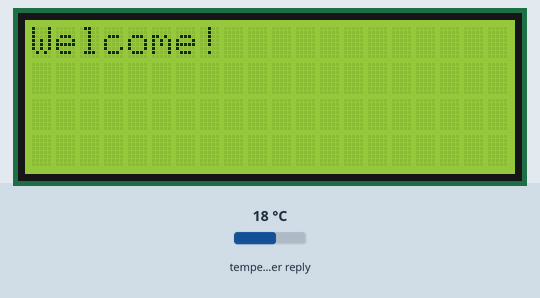
A sketch run on a simulated ESP8266 (NodeMCU). Parts: 20×4 character LCD. The test bench sets the inputs (shaded band); at power-on: temperature in the weather reply 18 °C. WiFi joins after 1.5 s; servers stay silent unless stated; web services answer with replies made up by the test bench; what the sketch prints to the serial monitor is not drawn.

Above: at 0.1 s.
At 5.1 s:
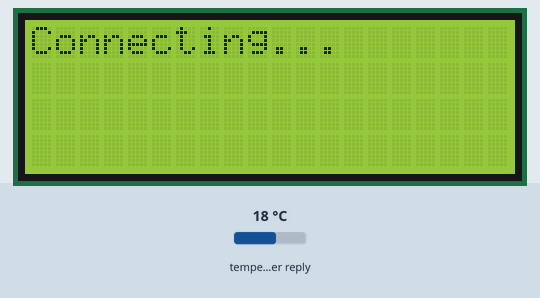
At 126.0 s:
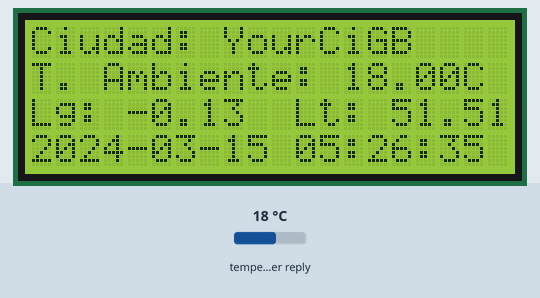

The sketch:

firmware.ino
```cpp
#include <Wire.h>
#include <LiquidCrystal_I2C.h>
#include <ESP8266WiFi.h>
#include <ESP8266HTTPClient.h>
#include <ArduinoJson.h>

#define D3 0 //GPIO0
#define D4 2 //GPIO2

LiquidCrystal_I2C lcd(0x27, 20, 4);

//Wifi Credentials
const char* ssid = "SSID"; //Your SSID
const char* password = "PASSWORD"; //Your Password

//Api credentials
const char* apiKey = "YourApiKey"; //ApiKey
const char* city = "YourCity";    //Your city
const String baseURL = "http://api.openweathermap.org/data/2.5/weather?q=" + String(city) + "&appid=" + String(apiKey) + "&units=metric";


void setup() {
  //LCD
  Serial.begin(115200);
  Wire.begin(D3, D4);
  lcd.begin(20, 4);
  lcd.backlight();
  lcd.setCursor(0, 0); // Set cursor 0 column 0 row
  lcd.print("Welcome!");
  delay(4000);
  lcd.clear();
  connectToWiFi();
}

void loop() {
if (WiFi.status() == WL_CONNECTED) {
    delay(120000);
    getWeatherData();
  } else {
    lcd.print("Loss connecction...");
    delay(5000);
    connectToWiFi();
  }
}

void connectToWiFi(){
  WiFi.begin(ssid, password);
  while (WiFi.status() != WL_CONNECTED) {
    lcd.setCursor(0, 0);
    lcd.print("Connecting");
    lcd.setCursor(10, 0);
    lcd.print(".");
    delay(500);
    lcd.setCursor(11, 0);
    lcd.print(".");
    delay(500);
    lcd.setCursor(12, 0);
    lcd.print(".");
    delay(500);
    lcd.clear();
  }

  lcd.setCursor(0, 0);
  lcd.print("Connec. established");
  lcd.clear();
  loop();
}

void getWeatherData(){
  HTTPClient http;
  WiFiClient client;

  http.begin(client, baseURL);
  int httpCode = http.GET();

  if(httpCode > 0) {
    String payload = http.getString();
    Serial.println(payload);

    DynamicJsonDocument doc(1024);
    deserializeJson(doc, payload);

    float temp = doc["main"]["temp"];
    String city = doc["name"];
    float Long = doc["coord"]["lon"];
    float Lat = doc["coord"]["lat"];
    String sys = doc["sys"]["country"];
    Serial.println(temp);
    Serial.println(city);
    Serial.println(Long);
    Serial.println(Lat);
    Serial.println(sys);
    lcd.setCursor(0,0);
    lcd.print("Ciudad: ");
    lcd.setCursor(8,0);
    lcd.print(city);
    lcd.setCursor(14,0);
    lcd.print(sys);
    lcd.setCursor(0,1);
    lcd.print("T. Ambiente: ");
    lcd.setCursor(13,1);
    lcd.print(temp);
    lcd.setCursor(18,1);
    lcd.print("C");
    lcd.setCursor(0, 2);
    lcd.print("Lg: ");
    lcd.setCursor(4, 2);
    lcd.print(Long);
    lcd.setCursor(11, 2);
    lcd.print("Lt: ");
    lcd.setCursor(15, 2);
    lcd.print(Lat);

    long timestamp = doc["dt"];
    timestamp -= 18000;
    time_t rawtime = timestamp;
    struct tm* timeinfo = gmtime(&rawtime);
    char buffer[30];
    strftime(buffer, sizeof(buffer), "%Y-%m-%d %H:%M:%S", timeinfo);
    lcd.setCursor(0,3);
    lcd.print(buffer);

  } else {
    lcd.setCursor(0, 0);
    lcd.print("Err. solicitud HTTP");
    lcd.setCursor(0, 2);
    lcd.print("Error HTTP: ");
    lcd.print(httpCode);
  }
  http.end();
}
```

Measured:
- what the display in image 1 shows lasts 0.5 s, from 5.1 s to 5.6 s
